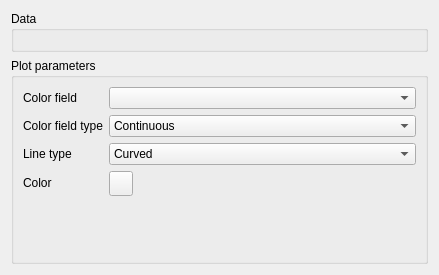
<?xml version="1.0" encoding="UTF-8"?>
<ui version="4.0">
 <class>Form</class>
 <widget class="QWidget" name="Form">
  <property name="geometry">
   <rect>
    <x>0</x>
    <y>0</y>
    <width>439</width>
    <height>275</height>
   </rect>
  </property>
  <property name="sizePolicy">
   <sizepolicy hsizetype="Preferred" vsizetype="Maximum">
    <horstretch>0</horstretch>
    <verstretch>0</verstretch>
   </sizepolicy>
  </property>
  <property name="minimumSize">
   <size>
    <width>0</width>
    <height>275</height>
   </size>
  </property>
  <property name="maximumSize">
   <size>
    <width>16777215</width>
    <height>275</height>
   </size>
  </property>
  <property name="windowTitle">
   <string>Form</string>
  </property>
  <layout class="QVBoxLayout" name="verticalLayout">
   <item>
    <widget class="QGroupBox" name="data_box">
     <property name="sizePolicy">
      <sizepolicy hsizetype="Preferred" vsizetype="Maximum">
       <horstretch>0</horstretch>
       <verstretch>0</verstretch>
      </sizepolicy>
     </property>
     <property name="title">
      <string>Data</string>
     </property>
     <layout class="QVBoxLayout" name="verticalLayout_2"/>
    </widget>
   </item>
   <item>
    <widget class="QgsCollapsibleGroupBox" name="parameter_box">
     <property name="title">
      <string>Plot parameters</string>
     </property>
     <layout class="QFormLayout" name="formLayout_2">
      <item row="0" column="0">
       <widget class="QLabel" name="label">
        <property name="text">
         <string>Color field</string>
        </property>
       </widget>
      </item>
      <item row="0" column="1">
       <widget class="QgsMapLayerComboBox" name="color_selection"/>
      </item>
      <item row="1" column="0">
       <widget class="QLabel" name="label_4">
        <property name="text">
         <string>Color field type</string>
        </property>
       </widget>
      </item>
      <item row="1" column="1">
       <widget class="QComboBox" name="color_field_type">
        <item>
         <property name="text">
          <string>Continuous</string>
         </property>
        </item>
        <item>
         <property name="text">
          <string>Categorical</string>
         </property>
        </item>
       </widget>
      </item>
      <item row="2" column="0">
       <widget class="QLabel" name="label_116">
        <property name="text">
         <string>Line type</string>
        </property>
       </widget>
      </item>
      <item row="2" column="1">
       <widget class="QComboBox" name="line_type">
        <item>
         <property name="text">
          <string>Curved</string>
         </property>
        </item>
        <item>
         <property name="text">
          <string>Straight</string>
         </property>
        </item>
       </widget>
      </item>
      <item row="3" column="0">
       <widget class="QLabel" name="label_5">
        <property name="text">
         <string>Color</string>
        </property>
       </widget>
      </item>
      <item row="3" column="1">
       <widget class="QgsColorButton" name="color">
        <property name="minimumSize">
         <size>
          <width>24</width>
          <height>25</height>
         </size>
        </property>
        <property name="color">
         <color>
          <red>38</red>
          <green>162</green>
          <blue>105</blue>
         </color>
        </property>
       </widget>
      </item>
     </layout>
    </widget>
   </item>
  </layout>
 </widget>
 <customwidgets>
  <customwidget>
   <class>QgsCollapsibleGroupBox</class>
   <extends>QGroupBox</extends>
   <header>qgscollapsiblegroupbox.h</header>
   <container>1</container>
  </customwidget>
  <customwidget>
   <class>QgsColorButton</class>
   <extends>QToolButton</extends>
   <header>qgscolorbutton.h</header>
   <container>1</container>
  </customwidget>
  <customwidget>
   <class>QgsMapLayerComboBox</class>
   <extends>QComboBox</extends>
   <header>qgsmaplayercombobox.h</header>
  </customwidget>
 </customwidgets>
 <resources/>
 <connections/>
</ui>
